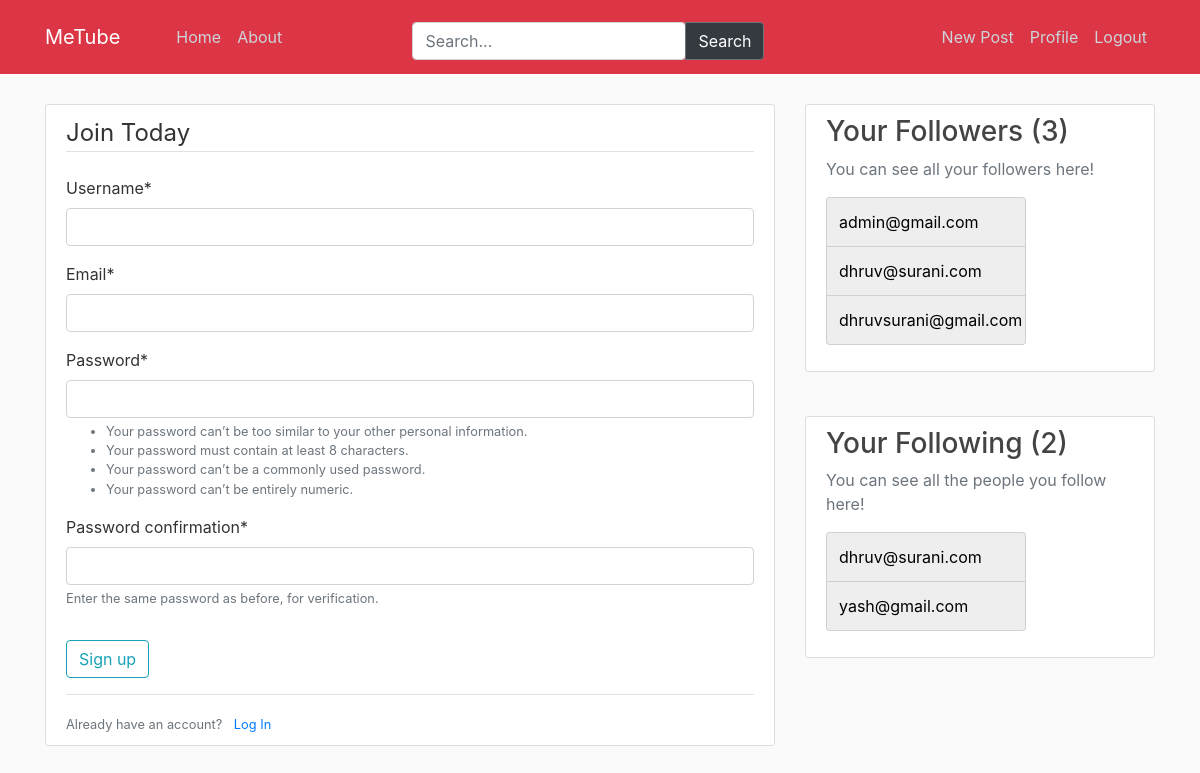
Page /register/ (signed in) on the committed database.
### users/models.py (models this page shows, shortened)
class CustomUser(AbstractBaseUser, PermissionsMixin):
    username = models.CharField(max_length=255, unique=True, null=True)
    email = models.EmailField(_('email address'), unique=True)
    first_name = models.CharField(max_length=255, unique=False, null=True)
    last_name = models.CharField(max_length=255, unique=False, null=True)
    is_staff = models.BooleanField(default=False)
    is_active = models.BooleanField(default=True)
    date_joined = models.DateTimeField(default=timezone.now)
    USERNAME_FIELD = 'email'
    REQUIRED_FIELDS = []
    objects = CustomUserManager()
    def __str__(self):
        return self.email

class Profile(models.Model):
    user = models.OneToOneField(get_user_model(), on_delete=models.CASCADE)
    image = models.ImageField(default='default.jpg', upload_to='profile_pics')
    following = models.ManyToManyField(CustomUser, related_name="following")
    followers = models.ManyToManyField(CustomUser, related_name="followers")

### users/views.py (the view)
# urls.py: path('register/', user_views.register, name='register'),
def register(request):
    if request.method == "POST":
        form = UserRegisterForm(request.POST)
        if form.is_valid():
            form.save()
            username = form.cleaned_data.get('username')
            messages.success(request, "Your account has been created. You're now allowed login")
            return redirect('login')
    else:
        form = UserRegisterForm()
    return render(request, 'users/register.html', {'form': form})

### users/forms.py
class UserRegisterForm(UserCreationForm):
    email = forms.EmailField(required=True)
    class Meta:
        model = CustomUser
        fields = ['username', 'email', 'password1', 'password2']

### users/templates/users/register.html (shortened to what this page needs)
{% extends "video_post/base.html" %}
{% load crispy_forms_tags %}
{% block content %}
    <div class="content-section">
        <form method="POST">
            <fieldset class="form-group">
                <legend class="border-bottom mb-4">Join Today</legend>
                {{ form|crispy }}
            </fieldset>
            <div class="form-group">
                <button class="btn btn-outline-info" type="submit">Sign up</button>
            </div>
        </form>
        <div class="border-top pt-3">
            <small class="text-muted">
                Already have an account? <a class="ml-2" href="{% url 'login' %}">Log In</a>
            </small>
        </div>
    </div>
{% endblock content %}

### video_post/templates/video_post/base.html (shortened to what this page needs)
{% load static %}
<!DOCTYPE html>
<html xml:lang="en">
<head>
    <link rel="stylesheet" href="https://cdn.jsdelivr.net/npm/bootstrap@4.0.0/dist/css/bootstrap.min.css"
>
    <link rel="stylesheet" type="text/css" href="{% static 'video_post/main.css' %}">
</head>
<body>
    <header class="site-header">
      <nav class="navbar navbar-expand-md navbar-dark bg-danger fixed-top">
        <div class="container">
          <a class="navbar-brand mr-5" href="/">MeTube</a>
          <div class="collapse navbar-collapse" id="navbarToggle">
            <div class="navbar-nav mr-auto">
              <a class="nav-item nav-link" href="/">Home</a>
              <a class="nav-item nav-link" href="#">About</a>
            </div>
              <div class="input-group pr-5 mr-auto col-5">
                <form action="{% url 'search_result' %}" method="get">
                  <input class="form-control" name="q" type="text" placeholder="Search...">
                </form>
                  <div class="input-group-append">
                    <button class="btn btn-outline-secondary bg-dark text-white" type="submit">Search</button>
                  </div>
              </div>
            <div class="navbar-nav">
                {% if user.is_authenticated %}
                  <a class="nav-item nav-link" href="{% url 'post-create' %}">New Post</a>
                  <a class="nav-item nav-link" href="{% url 'profile' %}">Profile</a>
                  <a class="nav-item nav-link" href="{% url 'logout' %}">Logout</a>
                {% else %}
                  <a class="nav-item nav-link" href="{% url 'login' %}">Login</a>
                  <a class="nav-item nav-link" href="{% url 'register' %}">Register</a>
                {% endif %}
            </div>
          </div>
        </div>
      </nav>
    </header>
    <main role="main" class="container">
        <div class="row">
            <div class="col-md-8">
                <br>
              {% block content %}{% endblock %}
            </div>
            {% if user.is_authenticated %}
            <div class="col-md-4">
                <br>
              <div class="content-section">
                <h3>Your Followers ({{request.user.profile.followers.count}})</h3>
                <p class='text-muted'>You can see all your followers here!
                  <div class="vertical-menu">
                  {% for following in request.user.profile.followers.all %}
                    <a class="list-group-item list-group-item-light" href="{% url 'user-posts' following %}">{{following}}</a>
                  {% endfor %}
                  </div>
                </p>
              </div>
                <br>
              <div class="content-section">
                <h3>Your Following ({{request.user.profile.following.count}})</h3>
                <p class='text-muted'>You can see all the people you follow here!
                  <div class="vertical-menu">
                  {% for follower in request.user.profile.following.all %}
                    <a class="list-group-item list-group-item-light" href="{% url 'user-posts' follower %}">{{follower}}</a>
                  {% endfor %}
                  </div>
                </p>
              </div>
            </div>
            {% endif %}
        </div>
    </main>
</body>
</html>

### video_post/static/video_post/main.css (style rules this page uses)
body { background: #fafafa; color: #333333; margin-top: 5rem; }
h1, h2, h3, h4, h5, h6 { color: #444444; }
ul { margin: 0; }
.site-header .navbar-nav .nav-link { color: #cbd5db; }
.content-section { background: #ffffff; padding: 10px 20px; border: 1px solid #dddddd; border-radius: 3px; margin-bottom: 20px; }
.input-group { float: left; padding: 6px; margin-top: 8px; font-size: 17px; border: none; }
.vertical-menu { width: 200px; }
.vertical-menu a { background-color: #eee; color: black; display: block; padding: 12px; text-decoration: none; }

### rows in the picture
CustomUser: user.profile.followers.count "3", email "admin@gmail.com", user.profile.following.count "2"
CustomUser: email "dhruv@surani.com"
CustomUser: email "dhruvsurani@gmail.com"
CustomUser: email "yash@gmail.com"
